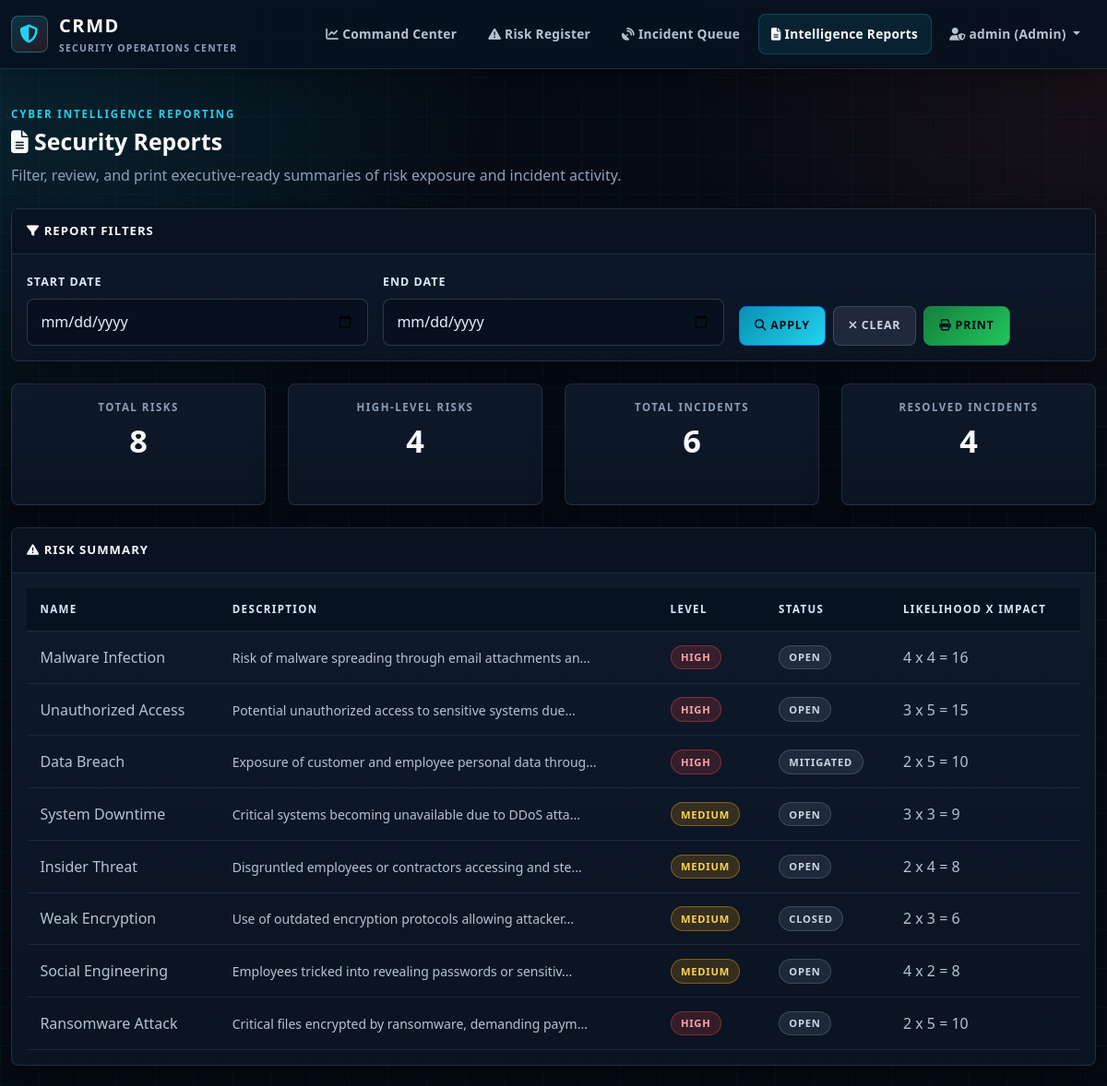
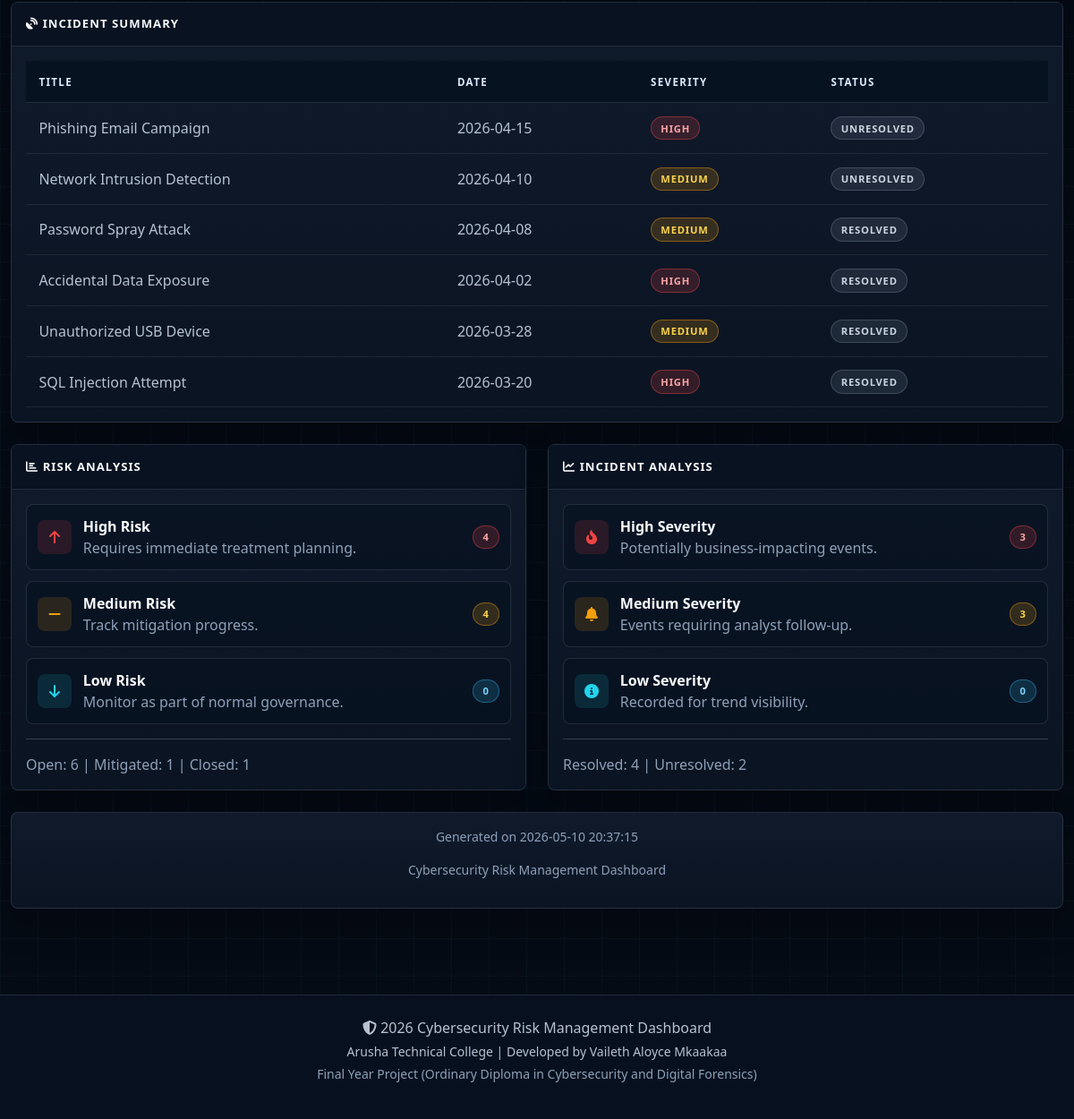
/reports.php (signed in), run on the app's committed database (2 pictures, top to bottom).
### tables this page shows
CREATE TABLE risks (
    id INT PRIMARY KEY AUTO_INCREMENT,
    name VARCHAR(255) NOT NULL,
    description TEXT NOT NULL,
    likelihood INT NOT NULL CHECK (likelihood >= 1 AND likelihood <= 5),
    impact INT NOT NULL CHECK (impact >= 1 AND impact <= 5),
    risk_level ENUM('Low', 'Medium', 'High') NOT NULL,
    status ENUM('Open', 'Mitigated', 'Closed') NOT NULL DEFAULT 'Open',
    created_at TIMESTAMP DEFAULT CURRENT_TIMESTAMP,
    updated_at TIMESTAMP DEFAULT CURRENT_TIMESTAMP ON UPDATE CURRENT_TIMESTAMP,
    INDEX idx_status (status),
    INDEX idx_risk_level (risk_level)
);

CREATE TABLE incidents (
    id INT PRIMARY KEY AUTO_INCREMENT,
    title VARCHAR(255) NOT NULL,
    description TEXT NOT NULL,
    incident_date DATE NOT NULL,
    severity ENUM('High', 'Medium', 'Low') NOT NULL,
    resolved BOOLEAN DEFAULT FALSE,
    created_at TIMESTAMP DEFAULT CURRENT_TIMESTAMP,
    updated_at TIMESTAMP DEFAULT CURRENT_TIMESTAMP ON UPDATE CURRENT_TIMESTAMP,
    INDEX idx_severity (severity),
    INDEX idx_resolved (resolved),
    INDEX idx_date (incident_date)
);

### includes/functions.php (called while the page is built, shortened)
<?php
function get_all_risks($pdo) {
    try {
        $stmt = $pdo->prepare('
            SELECT * FROM risks
            ORDER BY created_at DESC
        ');
        $stmt->execute();
        return $stmt->fetchAll();
    } catch (PDOException $e) {
        error_log('Database Error: ' . $e->getMessage());
        return [];
    }
}
function get_all_incidents($pdo) {
    try {
        $stmt = $pdo->prepare('
            SELECT * FROM incidents
            ORDER BY incident_date DESC
        ');
        $stmt->execute();
        return $stmt->fetchAll();
    } catch (PDOException $e) {
        error_log('Database Error: ' . $e->getMessage());
        return [];
    }
}
function get_dashboard_stats($pdo) {
    try {
        $stats = [];
        $stmt = $pdo->prepare('SELECT COUNT(*) as count FROM risks');
        $stmt->execute();
        $stats['total_risks'] = $stmt->fetch()['count'];
        $stmt = $pdo->prepare('SELECT COUNT(*) as count FROM incidents WHERE resolved = 0');
        $stmt->execute();
        $stats['open_incidents'] = $stmt->fetch()['count'];
        $stmt = $pdo->prepare('SELECT COUNT(*) as count FROM risks WHERE risk_level = "High"');
        $stmt->execute();
        $stats['high_risks'] = $stmt->fetch()['count'];
        $stmt = $pdo->prepare('SELECT COUNT(*) as count FROM incidents WHERE resolved = 1');
        $stmt->execute();
        $stats['resolved_incidents'] = $stmt->fetch()['count'];
        return $stats;
    } catch (PDOException $e) {
        error_log('Database Error: ' . $e->getMessage());
        return [];
    }
}
function esc($string) {
    return htmlspecialchars($string, ENT_QUOTES, 'UTF-8');
}
function get_risk_badge_class($level) {
    $classes = [
        'High' => 'badge-danger',
        'Medium' => 'badge-warning',
        'Low' => 'badge-success'
    ];
    return $classes[$level] ?? 'badge-secondary';
}
function get_severity_badge_class($severity) {
    $classes = [
        'High' => 'badge-danger',
        'Medium' => 'badge-warning',
        'Low' => 'badge-info'
    ];
    return $classes[$severity] ?? 'badge-secondary';
}
?>

### reports.php (the view, shortened to what this page needs)
<?php
require_once __DIR__ . '/includes/header.php';
$start_date = $_GET['start_date'] ?? '';
$end_date = $_GET['end_date'] ?? '';
$all_risks = get_all_risks($pdo);
$all_incidents = get_all_incidents($pdo);
$stats = get_dashboard_stats($pdo);
$high_risk_count = count(array_filter($all_risks, fn($risk) => $risk['risk_level'] === 'High'));
$medium_risk_count = count(array_filter($all_risks, fn($risk) => $risk['risk_level'] === 'Medium'));
$low_risk_count = count(array_filter($all_risks, fn($risk) => $risk['risk_level'] === 'Low'));
$open_risk_count = count(array_filter($all_risks, fn($risk) => $risk['status'] === 'Open'));
$mitigated_risk_count = count(array_filter($all_risks, fn($risk) => $risk['status'] === 'Mitigated'));
$closed_risk_count = count(array_filter($all_risks, fn($risk) => $risk['status'] === 'Closed'));
$high_incident_count = count(array_filter($all_incidents, fn($incident) => $incident['severity'] === 'High'));
$medium_incident_count = count(array_filter($all_incidents, fn($incident) => $incident['severity'] === 'Medium'));
$low_incident_count = count(array_filter($all_incidents, fn($incident) => $incident['severity'] === 'Low'));
$resolved_count = count(array_filter($all_incidents, fn($incident) => $incident['resolved']));
$unresolved_count = count(array_filter($all_incidents, fn($incident) => !$incident['resolved']));
?>
<div class="row mb-4">
    <div class="col-lg-12">
        <div class="page-kicker">Cyber Intelligence Reporting</div>
        <h1 class="page-title"><i class="fas fa-file-lines"></i> Security Reports</h1>
        <p class="page-subtitle">Filter, review, and print executive-ready summaries of risk exposure and incident activity.</p>
    </div>
</div>
<div class="card mb-4">
    <div class="card-header"><i class="fas fa-filter"></i> Report Filters</div>
    <div class="card-body">
        <form method="GET" action="reports.php" class="row g-3">
            <div class="col-md-4">
                <label for="start_date" class="form-label">Start Date</label>
                <input type="date" id="start_date" name="start_date" class="form-control" value="<?php echo htmlspecialchars($start_date); ?>">
            </div>
            <div class="col-md-4">
                <label for="end_date" class="form-label">End Date</label>
                <input type="date" id="end_date" name="end_date" class="form-control" value="<?php echo htmlspecialchars($end_date); ?>">
            </div>
            <div class="col-md-4 d-flex align-items-end gap-2 flex-wrap">
                <button type="submit" class="btn btn-primary"><i class="fas fa-search"></i> Apply</button>
                <a href="reports.php" class="btn btn-secondary"><i class="fas fa-times"></i> Clear</a>
                <button type="button" class="btn btn-success" onclick="printPage()"><i class="fas fa-print"></i> Print</button>
            </div>
        </form>
    </div>
</div>
<div id="printable-content">
    <div class="row g-4 mb-4">
        <div class="col-md-6 col-lg-3">
            <div class="score-card text-center">
                <div class="score-label">Total Risks</div>
                <div class="score-value justify-content-center"><?php echo (int)$stats['total_risks']; ?></div>
            </div>
        </div>
        <div class="col-md-6 col-lg-3">
            <div class="score-card text-center">
                <div class="score-label">High-Level Risks</div>
                <div class="score-value justify-content-center"><?php echo (int)$stats['high_risks']; ?></div>
            </div>
        </div>
        <div class="col-md-6 col-lg-3">
            <div class="score-card text-center">
                <div class="score-label">Total Incidents</div>
                <div class="score-value justify-content-center"><?php echo count($all_incidents); ?></div>
            </div>
        </div>
        <div class="col-md-6 col-lg-3">
            <div class="score-card text-center">
                <div class="score-label">Resolved Incidents</div>
                <div class="score-value justify-content-center"><?php echo (int)$stats['resolved_incidents']; ?></div>
            </div>
        </div>
    </div>
    <div class="card mb-4 no-print">
        <div class="card-header"><i class="fas fa-triangle-exclamation"></i> Risk Summary</div>
        <div class="card-body">
            <div class="table-responsive">
                <table class="table table-sm">
                    <thead>
                        <tr>
                            <th>Name</th>
                            <th>Description</th>
                            <th>Level</th>
                            <th>Status</th>
                            <th>Likelihood x Impact</th>
                        </tr>
                    </thead>
                    <tbody>
                        <?php foreach ($all_risks as $risk): ?>
                            <tr>
                                <td><?php echo esc($risk['name']); ?></td>
                                <td><small><?php echo substr(esc($risk['description']), 0, 54) . '...'; ?></small></td>
                                <td><span class="badge <?php echo get_risk_badge_class($risk['risk_level']); ?>"><?php echo esc($risk['risk_level']); ?></span></td>
                                <td><span class="badge bg-secondary"><?php echo esc($risk['status']); ?></span></td>
                                <td><?php echo (int)$risk['likelihood']; ?> x <?php echo (int)$risk['impact']; ?> = <?php echo (int)$risk['likelihood'] * (int)$risk['impact']; ?></td>
                            </tr>
                        <?php endforeach; ?>
                    </tbody>
                </table>
            </div>
        </div>
    </div>
    <div class="card mb-4 no-print">
        <div class="card-header"><i class="fas fa-satellite-dish"></i> Incident Summary</div>
        <div class="card-body">
            <div class="table-responsive">
                <table class="table table-sm">
                    <thead>
                        <tr>
                            <th>Title</th>
                            <th>Date</th>
                            <th>Severity</th>
                            <th>Status</th>
                        </tr>
                    </thead>
                    <tbody>
                        <?php foreach ($all_incidents as $incident): ?>
                            <tr>
                                <td><?php echo esc($incident['title']); ?></td>
                                <td><?php echo esc($incident['incident_date']); ?></td>
                                <td><span class="badge <?php echo get_severity_badge_class($incident['severity']); ?>"><?php echo esc($incident['severity']); ?></span></td>
                                <td><span class="badge bg-secondary"><?php echo $incident['resolved'] ? 'Resolved' : 'Unresolved'; ?></span></td>
                            </tr>
                        <?php endforeach; ?>
                    </tbody>
                </table>
            </div>
        </div>
    </div>
    <div class="row g-4">
        <div class="col-lg-6">
            <div class="card mb-4">
                <div class="card-header"><i class="fas fa-chart-bar"></i> Risk Analysis</div>
                <div class="card-body">
                    <div class="threat-list">
                        <div class="threat-item"><div class="threat-icon high"><i class="fas fa-arrow-up"></i></div><div><div class="threat-title">High Risk</div><div class="threat-meta">Requires immediate treatment planning.</div></div><span class="badge badge-danger"><?php echo $high_risk_count; ?></span></div>
                        <div class="threat-item"><div class="threat-icon medium"><i class="fas fa-minus"></i></div><div><div class="threat-title">Medium Risk</div><div class="threat-meta">Track mitigation progress.</div></div><span class="badge badge-warning"><?php echo $medium_risk_count; ?></span></div>
                        <div class="threat-item"><div class="threat-icon low"><i class="fas fa-arrow-down"></i></div><div><div class="threat-title">Low Risk</div><div class="threat-meta">Monitor as part of normal governance.</div></div><span class="badge badge-info"><?php echo $low_risk_count; ?></span></div>
                    </div>
                    <hr>
                    <p class="mb-0 text-muted">Open: <?php echo $open_risk_count; ?> | Mitigated: <?php echo $mitigated_risk_count; ?> | Closed: <?php echo $closed_risk_count; ?></p>
                </div>
            </div>
        </div>
        <div class="col-lg-6">
            <div class="card mb-4">
                <div class="card-header"><i class="fas fa-chart-line"></i> Incident Analysis</div>
                <div class="card-body">
                    <div class="threat-list">
                        <div class="threat-item"><div class="threat-icon high"><i class="fas fa-fire-flame-curved"></i></div><div><div class="threat-title">High Severity</div><div class="threat-meta">Potentially business-impacting events.</div></div><span class="badge badge-danger"><?php echo $high_incident_count; ?></span></div>
                        <div class="threat-item"><div class="threat-icon medium"><i class="fas fa-bell"></i></div><div><div class="threat-title">Medium Severity</div><div class="threat-meta">Events requiring analyst follow-up.</div></div><span class="badge badge-warning"><?php echo $medium_incident_count; ?></span></div>
                        <div class="threat-item"><div class="threat-icon low"><i class="fas fa-circle-info"></i></div><div><div class="threat-title">Low Severity</div><div class="threat-meta">Recorded for trend visibility.</div></div><span class="badge badge-info"><?php echo $low_incident_count; ?></span></div>
                    </div>
                    <hr>
                    <p class="mb-0 text-muted">Resolved: <?php echo $resolved_count; ?> | Unresolved: <?php echo $unresolved_count; ?></p>
                </div>
            </div>
        </div>
    </div>
    <div class="card">
        <div class="card-body text-center text-muted small">
            <p>Generated on <?php echo date('Y-m-d H:i:s'); ?></p>
            <p>Cybersecurity Risk Management Dashboard</p>
        </div>
    </div>
</div>
<?php require_once __DIR__ . '/includes/footer.php'; ?>

### includes/header.php (style rules this page uses)
:root { --primary-color: #07111f; --secondary-color: #22d3ee; --success-color: #22c55e; --warning-color: #f59e0b; --danger-color: #ef4444; --info-color: #38bdf8; --light-bg: #0f172a; }

### data on the page
risks: name "Malware Infection", description "Risk of malware spreading through email attachments an", risk_level "HIGH", status "OPEN", likelihood "4", impact "4", (int)$risk['likelihood'] * (int)$risk['impact'] "16"
risks: name "Unauthorized Access", description "Potential unauthorized access to sensitive systems due", risk_level "HIGH", status "OPEN", likelihood "3", impact "5", (int)$risk['likelihood'] * (int)$risk['impact'] "15"
risks: name "Data Breach", description "Exposure of customer and employee personal data throug", risk_level "HIGH", status "MITIGATED", likelihood "2", impact "5", (int)$risk['likelihood'] * (int)$risk['impact'] "10"
risks: name "System Downtime", description "Critical systems becoming unavailable due to DDoS atta", risk_level "MEDIUM", status "OPEN", likelihood "3", impact "3", (int)$risk['likelihood'] * (int)$risk['impact'] "9"
risks: name "Insider Threat", description "Disgruntled employees or contractors accessing and ste", risk_level "MEDIUM", status "OPEN", likelihood "2", impact "4", (int)$risk['likelihood'] * (int)$risk['impact'] "8"
risks: name "Weak Encryption", description "Use of outdated encryption protocols allowing attacker", risk_level "MEDIUM", status "CLOSED", likelihood "2", impact "3", (int)$risk['likelihood'] * (int)$risk['impact'] "6"
risks: name "Social Engineering", description "Employees tricked into revealing passwords or sensitiv", risk_level "MEDIUM", status "OPEN", likelihood "4", impact "2", (int)$risk['likelihood'] * (int)$risk['impact'] "8"
risks: name "Ransomware Attack", description "Critical files encrypted by ransomware, demanding paym", risk_level "HIGH", status "OPEN", likelihood "2", impact "5", (int)$risk['likelihood'] * (int)$risk['impact'] "10"
incidents: title "Phishing Email Campaign", incident_date "2026-04-15", severity "HIGH", resolved "UNRESOLVED"
incidents: title "Network Intrusion Detection", incident_date "2026-04-10", severity "MEDIUM", resolved "UNRESOLVED"
incidents: title "Password Spray Attack", incident_date "2026-04-08", severity "MEDIUM", resolved "RESOLVED"
incidents: title "Accidental Data Exposure", incident_date "2026-04-02", severity "HIGH", resolved "RESOLVED"
incidents: title "Unauthorized USB Device", incident_date "2026-03-28", severity "MEDIUM", resolved "RESOLVED"
incidents: title "SQL Injection Attempt", incident_date "2026-03-20", severity "HIGH", resolved "RESOLVED"

### other printed values
$_SESSION['username'] "admin"
$_SESSION['role'] "Admin"
$stats['total_risks'] "8"
$stats['high_risks'] "4"
count($all_incidents) "6"
$stats['resolved_incidents'] "4"
$high_risk_count "4"
$medium_risk_count "4"
$low_risk_count "0"
$open_risk_count "6"
$mitigated_risk_count "1"
$closed_risk_count "1"
$high_incident_count "3"
$medium_incident_count "3"
$low_incident_count "0"
